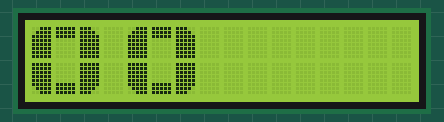
Simulated run of this sketch. Board: Arduino Uno, built with avr-gcc and run on an emulated ATmega328P. Shown: 16×2 character LCD.

Above: at 0.2 s.
At 4.9 s:
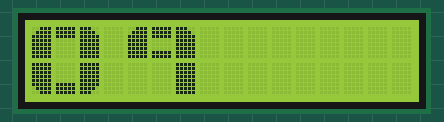
At 9.5 s:
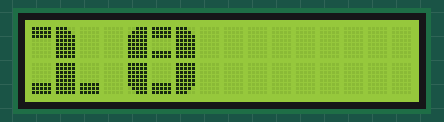
At 19.4 s:
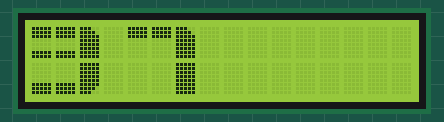
At 29.2 s:
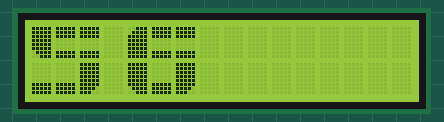
At 39.0 s:
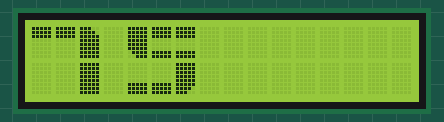

Measured:
- what the display in image 1 shows lasts 0.5 s, from 4.8 s to 5.3 s

The sketch:

digits.ino
```cpp
//YWROBOT

//Compatible with the Arduino IDE 1.0

//Library version:1.1


#include <Wire.h>

#include <LiquidCrystal_I2C.h>


LiquidCrystal_I2C lcd(0x3F,16,2);  // set the LCD address to 0x27 for a 16 chars and 2 line display


int counter = 0;


byte LT[8] =

{


  B00111,

  B01111,

  B11111,

  B11111,

  B11111,

  B11111,

  B11111,

  B11111

};

byte UB[8] =

{

  B11111,

  B11111,

  B11111,

  B00000,

  B00000,

  B00000,

  B00000,

  B00000

};

byte RT[8] =

{


  B11100,

  B11110,

  B11111,

  B11111,

  B11111,

  B11111,

  B11111,

  B11111

};

byte LL[8] =

{


  B11111,

  B11111,

  B11111,

  B11111,

  B11111,

  B11111,

  B01111,

  B00111

};

byte LB[8] =

{

  B00000,

  B00000,

  B00000,

  B00000,

  B00000,

  B11111,

  B11111,

  B11111

};

byte LR[8] =

{


  B11111,

  B11111,

  B11111,

  B11111,

  B11111,

  B11111,

  B11110,

  B11100

};

byte MB[8] =

{

  B11111,

  B11111,

  B11111,

  B00000,

  B00000,

  B00000,

  B11111,

  B11111

};

byte block[8] =

{

  B11111,

  B11111,

  B11111,

  B11111,

  B11111,

  B11111,

  B11111,

  B11111

};


void setup()

{

  lcd.init();                      // initialize the lcd


  lcd.createChar(0,LT);

  lcd.createChar(1,UB);

  lcd.createChar(2,RT);

  lcd.createChar(3,LL);

  lcd.createChar(4,LB);

  lcd.createChar(5,LR);

  lcd.createChar(6,MB);

  lcd.createChar(7,block);


  // Print a message to the LCD.

  lcd.backlight();


   int temp = 10;

  lcd.clear();

  printDigits(0,0);

  printDigits(1,4);

  printDigits(2,8);

  printDigits(3,12);


}


void printNumber(int val){


     int col=0;

     printDigits(val/10,col);

     printDigits(val%10,col+4);

}


void loop()

{

   lcd.clear();

   printNumber( counter );

   counter++;

   if( counter >= 100) counter= 0;


   delay(500);

}


void custom0(int x){


  lcd.setCursor(x,0);

  lcd.write(0);

  lcd.write(1);

  lcd.write(2);

  lcd.setCursor(x, 1);

  lcd.write(3);

  lcd.write(4);

  lcd.write(5);

}


void custom1(int x){

  lcd.setCursor(x,0);

  lcd.write(1);

  lcd.write(2);

  lcd.print(" ");

  lcd.setCursor(x,1);

  lcd.write(4);

  lcd.write(7);

  lcd.write(4);

}


void custom2(int x){

  lcd.setCursor(x,0);

  lcd.write(6);

  lcd.write(6);

  lcd.write(2);

  lcd.setCursor(x, 1);

  lcd.write(3);

  lcd.write(4);

  lcd.write(4);

}


void custom3(int x){

  lcd.setCursor(x,0);

  lcd.write(6);

  lcd.write(6);

  lcd.write(2);

  lcd.setCursor(x, 1);

  lcd.write(4);

  lcd.write(4);

  lcd.write(5);

}


void custom4(int x){

  lcd.setCursor(x,0);

  lcd.write(3);

  lcd.write(4);

  lcd.write(7);

  lcd.setCursor(x, 1);

  lcd.print(" ");

  lcd.print(" ");

  lcd.write(7);

}


void custom5(int x){

  lcd.setCursor(x,0);

  lcd.write(3);

  lcd.write(6);

  lcd.write(6);

  lcd.setCursor(x, 1);

  lcd.write(4);

  lcd.write(4);

  lcd.write(5);

}


void custom6(int x){

  lcd.setCursor(x,0);

  lcd.write(0);

  lcd.write(6);

  lcd.write(6);

  lcd.setCursor(x, 1);

  lcd.write(3);

  lcd.write(4);

  lcd.write(5);

}


void custom7(int x){

  lcd.setCursor(x,0);

  lcd.write(1);

  lcd.write(1);

  lcd.write(2);

  lcd.setCursor(x, 1);

  lcd.print(" ");

  lcd.print(" ");

  lcd.write(7);

}


void custom8(int x){

  lcd.setCursor(x,0);

  lcd.write(0);

  lcd.write(6);

  lcd.write(2);

  lcd.setCursor(x, 1);

  lcd.write(3);

  lcd.write(4);

  lcd.write(5);

}


void custom9(int x){


  lcd.setCursor(x,0);

  lcd.write(0);

  lcd.write(6);

  lcd.write(2);

  lcd.setCursor(x, 1);

  lcd.print(" ");

  lcd.print(" ");

  lcd.write(7);


}

void printDigits(int digits, int x){

  // utility function for digital clock display: prints preceding colon and leading 0


  switch (digits) {

  case 0:

    custom0(x);

    break;

  case 1:

    custom1(x);

    break;

  case 2:

    custom2(x);

    break;

  case 3:

    custom3(x);

    break;

  case 4:

    custom4(x);

    break;

  case 5:

    custom5(x);

    break;

  case 6:

    custom6(x);

    break;

  case 7:

    custom7(x);

    break;

  case 8:

    custom8(x);

    break;

  case 9:

    custom9(x);

    break;


  }


}
```
